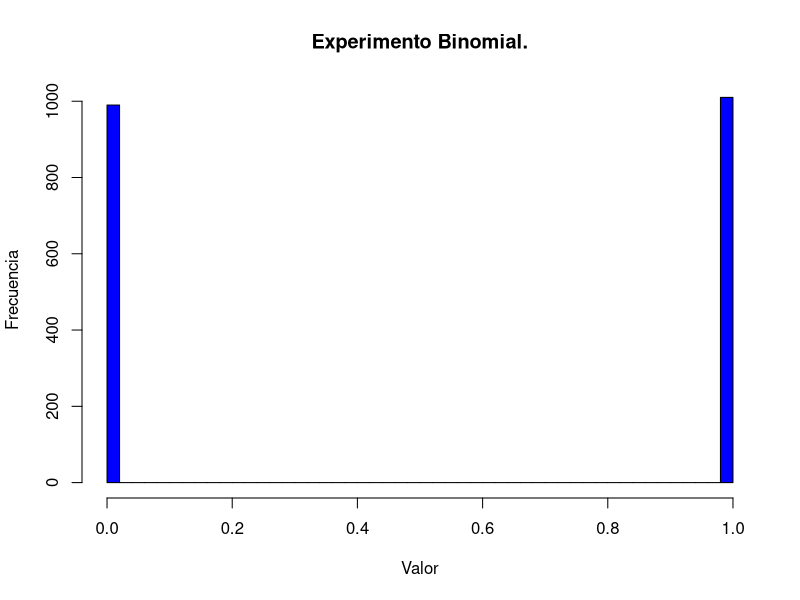
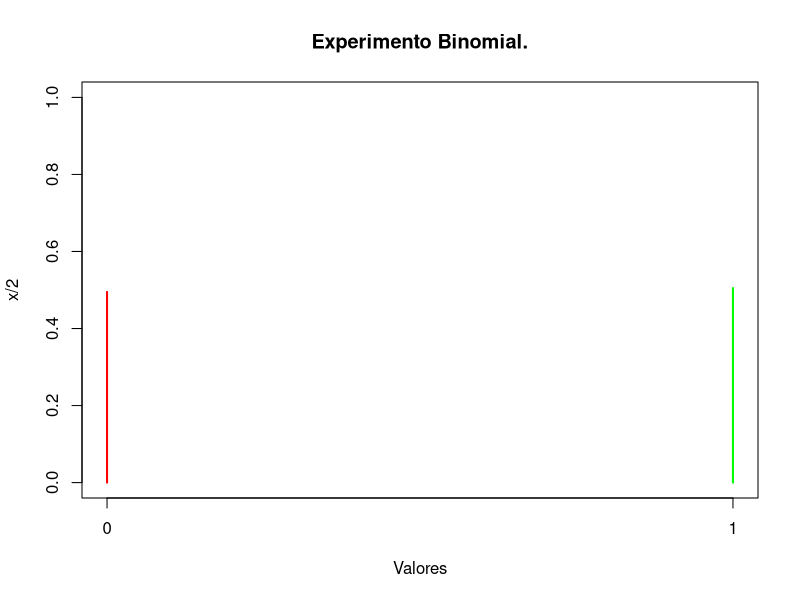

R code for these plots, in order:
bernoulli <- function(p){
  x <- runif(1)
  if(x <= p){
    0
  }
  else{
    1
  }
}

Binomial <- function(n,p){
  r <- rep(0,n)
  for(i in 1:n){
    x = bernoulli(p)
    r[i] = x
  }
  return(r)
}

diagramaBinomial <- function(){
  Binomial(2000,0.5)
}

datos <- diagramaBinomial()

#Diagrama 1

d1 = hist(datos, main = "Experimento Binomial.", xlab = "Valor",
          ylab = "Frecuencia", col = "blue", xlim = c(0,1), breaks = 40 )
#Diagrama 2

plot(table(datos)/2000, main = "Experimento Binomial.", 
        ylim = c(0, 1), 
        xlab = "Valores", 
        ylab = "x/2", 
       col = c("red", "green"))